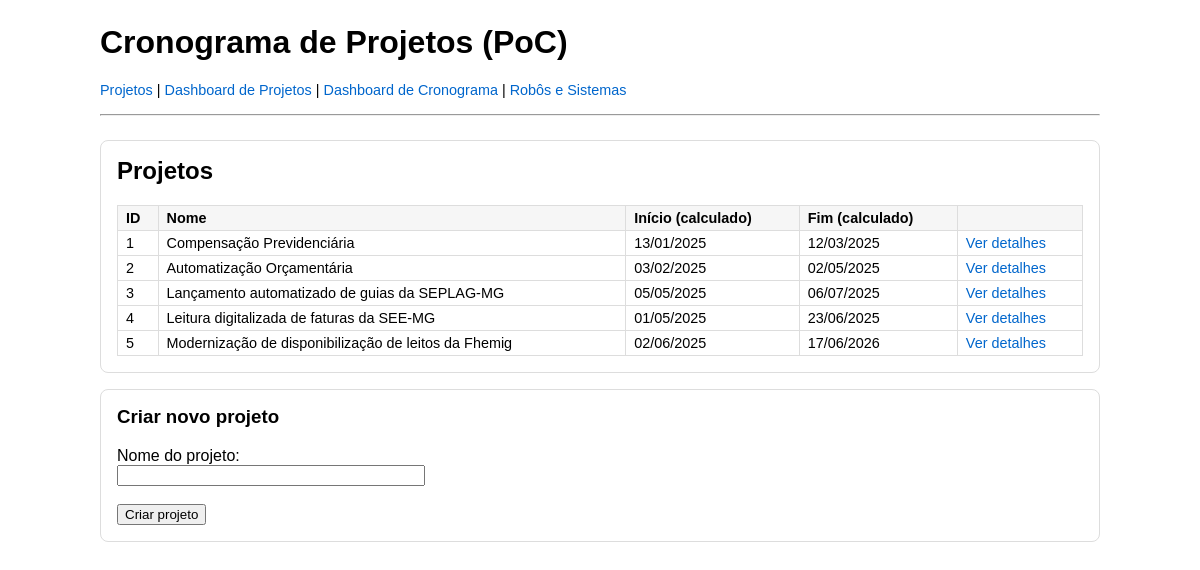
The app's page /projects with its own data.
### models.py (models this page shows, shortened)
class Project(db.Model):
    __tablename__ = "projects"
    id = db.Column(db.Integer, primary_key=True)
    name = db.Column(db.String(255), nullable=False)
    start_date = db.Column(db.Date, nullable=True)
    end_date = db.Column(db.Date, nullable=True)
    scope = db.Column(db.Text, nullable=True)
    status = db.Column(db.String(50), nullable=True)
    status_manual = db.Column(db.Boolean, nullable=False, default=False)
    status_manual_value = db.Column(db.String(50), nullable=True)
    auto_shift_tasks = db.Column(db.Boolean, nullable=False, default=False)
    github_link = db.Column(db.String(255), nullable=True)
    coordinator = db.Column(db.String(255), nullable=True)
    automation_support = db.Column(db.String(255), nullable=True)
    requesting_agency = db.Column(db.String(255), nullable=True)
    internal_department = db.Column(db.String(255), nullable=True)
    sponsoring_manager = db.Column(db.String(255), nullable=True)
    sponsoring_manager_contact = db.Column(db.String(255), nullable=True)
    technical_manager = db.Column(db.String(255), nullable=True)
    technical_manager_contact = db.Column(db.String(255), nullable=True)
    macrostages = db.relationship(
        "MacroStage",
        back_populates="project",
        cascade="all, delete-orphan",
        order_by="MacroStage.position, MacroStage.id",
    )

### app.py (the view)
@app.route("/projects", methods=["GET"])
def list_projects():
    projects = Project.query.order_by(Project.id).all()
    return render_template("projects.html", projects=projects)

### templates/projects.html (shortened to what this page needs)
{% extends "base.html" %}
{% block content %}
<div class="card">
    <h2>Projetos</h2>
    {% if projects %}
        <table>
            <thead>
            <tr>
                <th>ID</th>
                <th>Nome</th>
                <th>Início (calculado)</th>
                <th>Fim (calculado)</th>
                <th></th>
            </tr>
            </thead>
            <tbody>
            {% for project in projects %}
                <tr>
                    <td>{{ project.id }}</td>
                    <td>{{ project.name }}</td>
                    <td>
                        {% if project.start_date %}
                            {{ project.start_date.strftime("%d/%m/%Y") }}
                        {% else %}
                            —
                        {% endif %}
                    </td>
                    <td>
                        {% if project.end_date %}
                            {{ project.end_date.strftime("%d/%m/%Y") }}
                        {% else %}
                            —
                        {% endif %}
                    </td>
                    <td>
                        <a href="{{ url_for('project_detail', project_id=project.id) }}">Ver detalhes</a>
                    </td>
                </tr>
            {% endfor %}
            </tbody>
        </table>
    {% else %}
        <p>Nenhum projeto cadastrado ainda.</p>
    {% endif %}
</div>
<div class="card">
    <h3>Criar novo projeto</h3>
    <form action="{{ url_for('create_project') }}" method="post">
        <label for="name">Nome do projeto:</label><br>
        <input type="text" id="name" name="name" required style="min-width: 300px;">
        <br><br>
        <button type="submit">Criar projeto</button>
    </form>
</div>
{% endblock %}

### templates/base.html (shortened to what this page needs)
<!DOCTYPE html>
<html lang="pt-BR">
<head>
    <link rel="stylesheet" href="https://cdn.jsdelivr.net/npm/choices.js/public/assets/styles/choices.min.css">
</head>
<body>
<div class="container">
    <header>
        <h1>Cronograma de Projetos (PoC)</h1>
        <nav class="breadcrumbs">
            <a href="{{ url_for('list_projects') }}">Projetos</a>
            <span> | </span>
            <a href="{{ url_for('dashboard_projects') }}">Dashboard de Projetos</a>
            <span> | </span>
            <a href="{{ url_for('dashboard_timeline') }}">Dashboard de Cronograma</a>
            <span> | </span>
            <a href="{{ url_for('dashboard_robots_systems') }}">Robôs e Sistemas</a>
        </nav>
        <hr>
    </header>
    {% block content %}{% endblock %}
</div>
</body>
</html>

### templates/base.html (style rules this page uses)
body { font-family: Arial, sans-serif; margin: 24px; position: relative; z-index: 0; }
html { position: relative; z-index: 0; }
header { margin-bottom: 24px; }
.container { max-width: 1000px; margin: 0 auto; }
.card { border: 1px solid #ddd; padding: 16px; border-radius: 8px; margin-bottom: 16px; overflow: visible; }
.card h2, .card h3, .card h4 { margin-top: 0; }
.breadcrumbs { margin-bottom: 16px; font-size: 0.9rem; }
a { color: #0066cc; text-decoration: none; }
table { width: 100%; border-collapse: collapse; margin-top: 8px; }
table th, table td { border: 1px solid #ddd; padding: 4px 8px; text-align: left; font-size: 0.9rem; }
table th { background-color: #f6f6f6; }

### records on screen
Project: id "1", name "Compensação Previdenciária", start_date "13/01/2025", end_date "12/03/2025"
Project: id "2", name "Automatização Orçamentária", start_date "03/02/2025", end_date "02/05/2025"
Project: id "3", name "Lançamento automatizado de guias da SEPLAG-MG", start_date "05/05/2025", end_date "06/07/2025"
Project: id "4", name "Leitura digitalizada de faturas da SEE-MG", start_date "01/05/2025", end_date "23/06/2025"
Project: id "5", name "Modernização de disponibilização de leitos da Fhemig", start_date "02/06/2025", end_date "17/06/2026"
